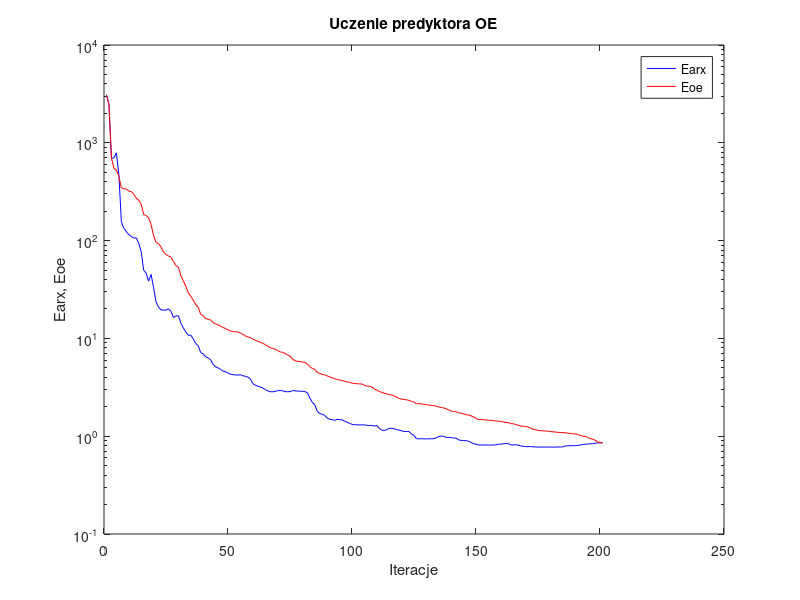
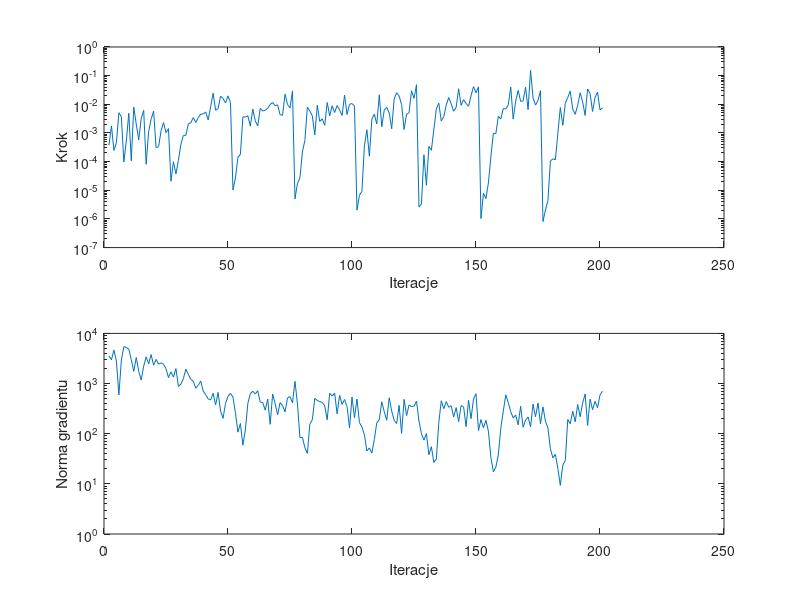

These figures' MATLAB source, in order:
%uczenie predyktora oe
clear all;
n=0; farx(n+1)=3.103170e+003; foe(n+1)=3.051843e+003; wspucz(n+1)=0.000000e+000; ng(n+1)=0.000000e+000;
%odnowa zmiennej metryki
n=1; farx(n+1)=2.467510e+003; foe(n+1)=2.458915e+003; krok(n+1)=3.726079e-004; ng(n+1)=3.543412e+003;
n=2; farx(n+1)=6.937084e+002; foe(n+1)=6.974767e+002; krok(n+1)=1.772228e-003; ng(n+1)=2.961965e+003;
n=3; farx(n+1)=6.988062e+002; foe(n+1)=5.466168e+002; krok(n+1)=2.456358e-004; ng(n+1)=4.645785e+003;
n=4; farx(n+1)=7.903551e+002; foe(n+1)=5.254044e+002; krok(n+1)=4.571640e-004; ng(n+1)=2.818136e+003;
n=5; farx(n+1)=4.715371e+002; foe(n+1)=4.523302e+002; krok(n+1)=5.095665e-003; ng(n+1)=5.932817e+002;
n=6; farx(n+1)=1.559159e+002; foe(n+1)=3.466517e+002; krok(n+1)=3.657312e-003; ng(n+1)=2.928115e+003;
n=7; farx(n+1)=1.334652e+002; foe(n+1)=3.391410e+002; krok(n+1)=9.675577e-005; ng(n+1)=5.440411e+003;
n=8; farx(n+1)=1.240967e+002; foe(n+1)=3.367695e+002; krok(n+1)=5.324041e-004; ng(n+1)=5.242015e+003;
n=9; farx(n+1)=1.150300e+002; foe(n+1)=3.207215e+002; krok(n+1)=4.853566e-003; ng(n+1)=4.847108e+003;
n=10; farx(n+1)=1.101909e+002; foe(n+1)=3.163274e+002; krok(n+1)=1.075741e-004; ng(n+1)=2.999546e+003;
n=11; farx(n+1)=1.062819e+002; foe(n+1)=2.984984e+002; krok(n+1)=8.003391e-003; ng(n+1)=1.747056e+003;
n=12; farx(n+1)=1.064380e+002; foe(n+1)=2.716806e+002; krok(n+1)=2.032216e-003; ng(n+1)=3.302123e+003;
n=13; farx(n+1)=9.409769e+001; foe(n+1)=2.576060e+002; krok(n+1)=5.756803e-004; ng(n+1)=1.745733e+003;
n=14; farx(n+1)=7.686842e+001; foe(n+1)=2.353483e+002; krok(n+1)=3.212655e-003; ng(n+1)=1.178274e+003;
n=15; farx(n+1)=4.972439e+001; foe(n+1)=1.850991e+002; krok(n+1)=6.192369e-003; ng(n+1)=2.216308e+003;
n=16; farx(n+1)=4.651775e+001; foe(n+1)=1.805958e+002; krok(n+1)=8.074766e-005; ng(n+1)=3.411864e+003;
n=17; farx(n+1)=3.846752e+001; foe(n+1)=1.702038e+002; krok(n+1)=1.118324e-003; ng(n+1)=2.473146e+003;
n=18; farx(n+1)=4.499438e+001; foe(n+1)=1.460063e+002; krok(n+1)=3.023969e-003; ng(n+1)=3.786744e+003;
n=19; farx(n+1)=3.292986e+001; foe(n+1)=1.118091e+002; krok(n+1)=5.767896e-003; ng(n+1)=2.321612e+003;
n=20; farx(n+1)=2.357449e+001; foe(n+1)=9.551404e+001; krok(n+1)=3.100350e-004; ng(n+1)=3.029299e+003;
n=21; farx(n+1)=2.084933e+001; foe(n+1)=9.309182e+001; krok(n+1)=3.309440e-004; ng(n+1)=2.435219e+003;
n=22; farx(n+1)=1.954293e+001; foe(n+1)=8.589429e+001; krok(n+1)=1.173246e-003; ng(n+1)=2.584032e+003;
n=23; farx(n+1)=1.949192e+001; foe(n+1)=7.650593e+001; krok(n+1)=2.293768e-003; ng(n+1)=2.427545e+003;
n=24; farx(n+1)=1.944906e+001; foe(n+1)=7.234531e+001; krok(n+1)=1.020148e-003; ng(n+1)=1.981452e+003;
n=25; farx(n+1)=2.004740e+001; foe(n+1)=6.953982e+001; krok(n+1)=1.413750e-003; ng(n+1)=1.314554e+003;
%odnowa zmiennej metryki
n=26; farx(n+1)=1.891824e+001; foe(n+1)=6.771349e+001; krok(n+1)=2.058283e-005; ng(n+1)=1.708738e+003;
n=27; farx(n+1)=1.637622e+001; foe(n+1)=6.128034e+001; krok(n+1)=9.921626e-005; ng(n+1)=1.346026e+003;
n=28; farx(n+1)=1.698314e+001; foe(n+1)=5.535919e+001; krok(n+1)=3.713321e-005; ng(n+1)=1.985279e+003;
n=29; farx(n+1)=1.705652e+001; foe(n+1)=5.374058e+001; krok(n+1)=1.107642e-004; ng(n+1)=8.787478e+002;
n=30; farx(n+1)=1.430287e+001; foe(n+1)=4.381300e+001; krok(n+1)=4.000568e-004; ng(n+1)=9.727960e+002;
n=31; farx(n+1)=1.279216e+001; foe(n+1)=3.875265e+001; krok(n+1)=8.216032e-004; ng(n+1)=1.253666e+003;
n=32; farx(n+1)=1.165371e+001; foe(n+1)=3.413636e+001; krok(n+1)=8.259539e-004; ng(n+1)=1.928111e+003;
n=33; farx(n+1)=1.075785e+001; foe(n+1)=2.916573e+001; krok(n+1)=2.075244e-003; ng(n+1)=1.518924e+003;
n=34; farx(n+1)=1.080801e+001; foe(n+1)=2.701492e+001; krok(n+1)=2.275225e-003; ng(n+1)=1.208919e+003;
n=35; farx(n+1)=9.876560e+000; foe(n+1)=2.452938e+001; krok(n+1)=3.446556e-003; ng(n+1)=1.115614e+003;
n=36; farx(n+1)=8.854037e+000; foe(n+1)=2.212384e+001; krok(n+1)=2.322389e-003; ng(n+1)=8.096954e+002;
n=37; farx(n+1)=8.382298e+000; foe(n+1)=2.078716e+001; krok(n+1)=3.411474e-003; ng(n+1)=9.252641e+002;
n=38; farx(n+1)=7.152781e+000; foe(n+1)=1.757662e+001; krok(n+1)=4.546520e-003; ng(n+1)=1.121005e+003;
n=39; farx(n+1)=6.952307e+000; foe(n+1)=1.705979e+001; krok(n+1)=4.587536e-003; ng(n+1)=7.063323e+002;
n=40; farx(n+1)=6.478207e+000; foe(n+1)=1.589947e+001; krok(n+1)=5.414124e-003; ng(n+1)=6.010944e+002;
n=41; farx(n+1)=6.320523e+000; foe(n+1)=1.572258e+001; krok(n+1)=2.847449e-003; ng(n+1)=4.966107e+002;
n=42; farx(n+1)=6.019108e+000; foe(n+1)=1.539471e+001; krok(n+1)=8.166461e-003; ng(n+1)=4.698892e+002;
n=43; farx(n+1)=5.432711e+000; foe(n+1)=1.455037e+001; krok(n+1)=2.452306e-002; ng(n+1)=6.397669e+002;
n=44; farx(n+1)=5.132009e+000; foe(n+1)=1.405225e+001; krok(n+1)=6.192369e-003; ng(n+1)=3.747568e+002;
n=45; farx(n+1)=4.990000e+000; foe(n+1)=1.377063e+001; krok(n+1)=7.088910e-003; ng(n+1)=6.662878e+002;
n=46; farx(n+1)=4.819447e+000; foe(n+1)=1.333518e+001; krok(n+1)=1.916385e-002; ng(n+1)=2.826259e+002;
n=47; farx(n+1)=4.629930e+000; foe(n+1)=1.292982e+001; krok(n+1)=1.596372e-002; ng(n+1)=2.016344e+002;
n=48; farx(n+1)=4.564835e+000; foe(n+1)=1.262184e+001; krok(n+1)=1.111520e-002; ng(n+1)=4.037155e+002;
n=49; farx(n+1)=4.421027e+000; foe(n+1)=1.222353e+001; krok(n+1)=1.963396e-002; ng(n+1)=5.568272e+002;
n=50; farx(n+1)=4.304084e+000; foe(n+1)=1.191627e+001; krok(n+1)=1.165911e-002; ng(n+1)=6.369222e+002;
%odnowa zmiennej metryki
n=51; farx(n+1)=4.259676e+000; foe(n+1)=1.175659e+001; krok(n+1)=1.023758e-005; ng(n+1)=5.349977e+002;
n=52; farx(n+1)=4.234678e+000; foe(n+1)=1.169555e+001; krok(n+1)=2.663711e-005; ng(n+1)=2.620253e+002;
n=53; farx(n+1)=4.214568e+000; foe(n+1)=1.164093e+001; krok(n+1)=1.426144e-004; ng(n+1)=1.074541e+002;
n=54; farx(n+1)=4.254015e+000; foe(n+1)=1.132869e+001; krok(n+1)=1.775310e-004; ng(n+1)=1.597089e+002;
n=55; farx(n+1)=4.149375e+000; foe(n+1)=1.099176e+001; krok(n+1)=3.625910e-003; ng(n+1)=5.900335e+001;
n=56; farx(n+1)=4.101875e+000; foe(n+1)=1.061568e+001; krok(n+1)=3.595838e-003; ng(n+1)=1.192165e+002;
n=57; farx(n+1)=4.015598e+000; foe(n+1)=1.033076e+001; krok(n+1)=3.965892e-003; ng(n+1)=4.004244e+002;
n=58; farx(n+1)=3.855612e+000; foe(n+1)=1.021910e+001; krok(n+1)=1.728033e-003; ng(n+1)=6.282129e+002;
n=59; farx(n+1)=3.455548e+000; foe(n+1)=9.838367e+000; krok(n+1)=6.802533e-003; ng(n+1)=7.017208e+002;
n=60; farx(n+1)=3.325761e+000; foe(n+1)=9.546971e+000; krok(n+1)=2.647020e-003; ng(n+1)=6.181718e+002;
n=61; farx(n+1)=3.244315e+000; foe(n+1)=9.380688e+000; krok(n+1)=1.749592e-003; ng(n+1)=7.232839e+002;
n=62; farx(n+1)=3.190514e+000; foe(n+1)=9.103408e+000; krok(n+1)=7.172266e-003; ng(n+1)=4.255514e+002;
n=63; farx(n+1)=3.111788e+000; foe(n+1)=8.931262e+000; krok(n+1)=5.852382e-003; ng(n+1)=4.199853e+002;
n=64; farx(n+1)=2.996389e+000; foe(n+1)=8.627831e+000; krok(n+1)=6.192369e-003; ng(n+1)=2.946702e+002;
n=65; farx(n+1)=2.909230e+000; foe(n+1)=8.319997e+000; krok(n+1)=7.251821e-003; ng(n+1)=4.903053e+002;
n=66; farx(n+1)=2.852010e+000; foe(n+1)=8.063552e+000; krok(n+1)=9.824309e-003; ng(n+1)=1.538961e+002;
n=67; farx(n+1)=2.840930e+000; foe(n+1)=7.887304e+000; krok(n+1)=1.153579e-002; ng(n+1)=6.191823e+002;
n=68; farx(n+1)=2.873529e+000; foe(n+1)=7.779637e+000; krok(n+1)=8.899418e-003; ng(n+1)=3.965390e+002;
n=69; farx(n+1)=2.917742e+000; foe(n+1)=7.526869e+000; krok(n+1)=9.590335e-003; ng(n+1)=2.384457e+002;
n=70; farx(n+1)=2.930518e+000; foe(n+1)=7.268758e+000; krok(n+1)=4.336062e-003; ng(n+1)=4.176179e+002;
n=71; farx(n+1)=2.919466e+000; foe(n+1)=7.216646e+000; krok(n+1)=4.126268e-003; ng(n+1)=3.623222e+002;
n=72; farx(n+1)=2.851456e+000; foe(n+1)=7.034896e+000; krok(n+1)=2.261999e-002; ng(n+1)=2.729690e+002;
n=73; farx(n+1)=2.850753e+000; foe(n+1)=6.757283e+000; krok(n+1)=9.859841e-003; ng(n+1)=5.158151e+002;
n=74; farx(n+1)=2.853227e+000; foe(n+1)=6.601646e+000; krok(n+1)=7.385876e-003; ng(n+1)=5.488410e+002;
n=75; farx(n+1)=2.927350e+000; foe(n+1)=6.160711e+000; krok(n+1)=2.941687e-002; ng(n+1)=4.124207e+002;
%odnowa zmiennej metryki
n=76; farx(n+1)=2.910578e+000; foe(n+1)=5.922497e+000; krok(n+1)=5.013524e-006; ng(n+1)=1.108416e+003;
n=77; farx(n+1)=2.892063e+000; foe(n+1)=5.807460e+000; krok(n+1)=1.709205e-005; ng(n+1)=3.956678e+002;
n=78; farx(n+1)=2.889513e+000; foe(n+1)=5.801638e+000; krok(n+1)=2.703468e-005; ng(n+1)=8.347222e+001;
n=79; farx(n+1)=2.877743e+000; foe(n+1)=5.723058e+000; krok(n+1)=2.171131e-004; ng(n+1)=8.527380e+001;
n=80; farx(n+1)=2.858801e+000; foe(n+1)=5.677950e+000; krok(n+1)=5.465324e-004; ng(n+1)=5.234182e+001;
n=81; farx(n+1)=2.782231e+000; foe(n+1)=5.464714e+000; krok(n+1)=7.981858e-003; ng(n+1)=4.050812e+001;
n=82; farx(n+1)=2.459284e+000; foe(n+1)=5.150035e+000; krok(n+1)=5.770731e-003; ng(n+1)=1.567377e+002;
n=83; farx(n+1)=2.215426e+000; foe(n+1)=4.931378e+000; krok(n+1)=3.941672e-003; ng(n+1)=1.900888e+002;
n=84; farx(n+1)=2.098722e+000; foe(n+1)=4.822698e+000; krok(n+1)=8.540178e-004; ng(n+1)=5.065148e+002;
n=85; farx(n+1)=1.794629e+000; foe(n+1)=4.496668e+000; krok(n+1)=9.307204e-003; ng(n+1)=4.607825e+002;
n=86; farx(n+1)=1.705361e+000; foe(n+1)=4.375436e+000; krok(n+1)=2.513970e-003; ng(n+1)=4.362494e+002;
n=87; farx(n+1)=1.673196e+000; foe(n+1)=4.279638e+000; krok(n+1)=3.113587e-003; ng(n+1)=4.202146e+002;
n=88; farx(n+1)=1.631051e+000; foe(n+1)=4.240879e+000; krok(n+1)=1.846469e-003; ng(n+1)=3.590644e+002;
n=89; farx(n+1)=1.534663e+000; foe(n+1)=4.129974e+000; krok(n+1)=1.153579e-002; ng(n+1)=1.893009e+002;
n=90; farx(n+1)=1.485690e+000; foe(n+1)=4.052895e+000; krok(n+1)=3.966104e-003; ng(n+1)=6.399428e+002;
n=91; farx(n+1)=1.476802e+000; foe(n+1)=3.952113e+000; krok(n+1)=8.899418e-003; ng(n+1)=5.645989e+002;
n=92; farx(n+1)=1.452180e+000; foe(n+1)=3.880377e+000; krok(n+1)=5.172508e-003; ng(n+1)=6.432459e+002;
n=93; farx(n+1)=1.487763e+000; foe(n+1)=3.804408e+000; krok(n+1)=9.041785e-003; ng(n+1)=2.494478e+002;
n=94; farx(n+1)=1.476681e+000; foe(n+1)=3.748692e+000; krok(n+1)=6.374691e-003; ng(n+1)=5.836316e+002;
n=95; farx(n+1)=1.472274e+000; foe(n+1)=3.713971e+000; krok(n+1)=4.080593e-003; ng(n+1)=3.828971e+002;
n=96; farx(n+1)=1.422287e+000; foe(n+1)=3.645239e+000; krok(n+1)=2.097129e-002; ng(n+1)=4.812405e+002;
n=97; farx(n+1)=1.393506e+000; foe(n+1)=3.596289e+000; krok(n+1)=4.403244e-003; ng(n+1)=3.490957e+002;
n=98; farx(n+1)=1.354054e+000; foe(n+1)=3.546204e+000; krok(n+1)=1.000726e-002; ng(n+1)=1.308706e+002;
n=99; farx(n+1)=1.322345e+000; foe(n+1)=3.494396e+000; krok(n+1)=1.063635e-002; ng(n+1)=5.390756e+002;
n=100; farx(n+1)=1.309732e+000; foe(n+1)=3.459185e+000; krok(n+1)=8.580693e-003; ng(n+1)=2.086594e+002;
%odnowa zmiennej metryki
n=101; farx(n+1)=1.308033e+000; foe(n+1)=3.437357e+000; krok(n+1)=2.026605e-006; ng(n+1)=4.895096e+002;
n=102; farx(n+1)=1.305846e+000; foe(n+1)=3.426031e+000; krok(n+1)=6.733170e-006; ng(n+1)=1.666075e+002;
n=103; farx(n+1)=1.305166e+000; foe(n+1)=3.419579e+000; krok(n+1)=9.215371e-006; ng(n+1)=1.361666e+002;
n=104; farx(n+1)=1.306707e+000; foe(n+1)=3.306009e+000; krok(n+1)=3.523348e-004; ng(n+1)=9.528771e+001;
n=105; farx(n+1)=1.291469e+000; foe(n+1)=3.254090e+000; krok(n+1)=1.296700e-003; ng(n+1)=4.522400e+001;
n=106; farx(n+1)=1.288853e+000; foe(n+1)=3.244703e+000; krok(n+1)=1.542478e-004; ng(n+1)=5.208644e+001;
n=107; farx(n+1)=1.291991e+000; foe(n+1)=3.191076e+000; krok(n+1)=3.021288e-003; ng(n+1)=4.099754e+001;
n=108; farx(n+1)=1.268317e+000; foe(n+1)=3.038774e+000; krok(n+1)=4.520892e-003; ng(n+1)=7.656633e+001;
n=109; farx(n+1)=1.286253e+000; foe(n+1)=2.962918e+000; krok(n+1)=2.059282e-003; ng(n+1)=1.661269e+002;
n=110; farx(n+1)=1.200453e+000; foe(n+1)=2.863591e+000; krok(n+1)=2.142359e-002; ng(n+1)=1.897514e+002;
n=111; farx(n+1)=1.153883e+000; foe(n+1)=2.809360e+000; krok(n+1)=1.651908e-003; ng(n+1)=4.326981e+002;
n=112; farx(n+1)=1.143155e+000; foe(n+1)=2.750584e+000; krok(n+1)=6.256921e-003; ng(n+1)=2.755236e+002;
n=113; farx(n+1)=1.169024e+000; foe(n+1)=2.715503e+000; krok(n+1)=7.780842e-003; ng(n+1)=1.853546e+002;
n=114; farx(n+1)=1.201782e+000; foe(n+1)=2.653775e+000; krok(n+1)=5.027940e-003; ng(n+1)=5.210544e+002;
n=115; farx(n+1)=1.205152e+000; foe(n+1)=2.643985e+000; krok(n+1)=1.389400e-003; ng(n+1)=2.825562e+002;
n=116; farx(n+1)=1.192799e+000; foe(n+1)=2.580749e+000; krok(n+1)=1.540867e-002; ng(n+1)=1.847563e+002;
n=117; farx(n+1)=1.167966e+000; foe(n+1)=2.514301e+000; krok(n+1)=2.539936e-002; ng(n+1)=1.591224e+002;
n=118; farx(n+1)=1.154902e+000; foe(n+1)=2.431756e+000; krok(n+1)=1.952078e-002; ng(n+1)=3.683001e+002;
n=119; farx(n+1)=1.134504e+000; foe(n+1)=2.394342e+000; krok(n+1)=9.871862e-003; ng(n+1)=1.011047e+002;
n=120; farx(n+1)=1.117775e+000; foe(n+1)=2.375832e+000; krok(n+1)=1.324250e-003; ng(n+1)=4.844337e+002;
n=121; farx(n+1)=1.116225e+000; foe(n+1)=2.355903e+000; krok(n+1)=4.515039e-003; ng(n+1)=2.296936e+002;
n=122; farx(n+1)=1.116190e+000; foe(n+1)=2.323796e+000; krok(n+1)=5.060913e-003; ng(n+1)=3.726641e+002;
n=123; farx(n+1)=1.047936e+000; foe(n+1)=2.266697e+000; krok(n+1)=2.972664e-002; ng(n+1)=3.462112e+002;
n=124; farx(n+1)=1.020949e+000; foe(n+1)=2.239563e+000; krok(n+1)=1.604627e-002; ng(n+1)=3.549493e+002;
n=125; farx(n+1)=9.417633e-001; foe(n+1)=2.151166e+000; krok(n+1)=4.842911e-002; ng(n+1)=4.466864e+002;
%odnowa zmiennej metryki
n=126; farx(n+1)=9.416390e-001; foe(n+1)=2.148234e+000; krok(n+1)=2.612004e-006; ng(n+1)=1.797385e+002;
n=127; farx(n+1)=9.416916e-001; foe(n+1)=2.146905e+000; krok(n+1)=3.323139e-006; ng(n+1)=9.946701e+001;
n=128; farx(n+1)=9.392018e-001; foe(n+1)=2.108267e+000; krok(n+1)=1.736749e-004; ng(n+1)=7.456898e+001;
n=129; farx(n+1)=9.395985e-001; foe(n+1)=2.101190e+000; krok(n+1)=1.497616e-005; ng(n+1)=1.002546e+002;
n=130; farx(n+1)=9.394482e-001; foe(n+1)=2.085055e+000; krok(n+1)=3.395966e-004; ng(n+1)=3.814238e+001;
n=131; farx(n+1)=9.421414e-001; foe(n+1)=2.062902e+000; krok(n+1)=2.493753e-004; ng(n+1)=5.512758e+001;
n=132; farx(n+1)=9.423053e-001; foe(n+1)=2.052190e+000; krok(n+1)=1.291963e-003; ng(n+1)=2.676810e+001;
n=133; farx(n+1)=9.662675e-001; foe(n+1)=2.029383e+000; krok(n+1)=6.893113e-003; ng(n+1)=3.102692e+001;
n=134; farx(n+1)=9.895240e-001; foe(n+1)=1.992736e+000; krok(n+1)=1.095618e-002; ng(n+1)=1.676014e+002;
n=135; farx(n+1)=1.005734e+000; foe(n+1)=1.957828e+000; krok(n+1)=2.595225e-003; ng(n+1)=4.541501e+002;
n=136; farx(n+1)=9.974297e-001; foe(n+1)=1.950408e+000; krok(n+1)=3.709130e-003; ng(n+1)=3.161281e+002;
n=137; farx(n+1)=9.701189e-001; foe(n+1)=1.905124e+000; krok(n+1)=9.358895e-003; ng(n+1)=4.358792e+002;
n=138; farx(n+1)=9.751294e-001; foe(n+1)=1.862813e+000; krok(n+1)=1.729712e-002; ng(n+1)=3.369545e+002;
n=139; farx(n+1)=9.658833e-001; foe(n+1)=1.804529e+000; krok(n+1)=1.025657e-002; ng(n+1)=3.607408e+002;
n=140; farx(n+1)=9.587484e-001; foe(n+1)=1.785179e+000; krok(n+1)=5.711090e-003; ng(n+1)=2.159888e+002;
n=141; farx(n+1)=9.554175e-001; foe(n+1)=1.777782e+000; krok(n+1)=7.860345e-003; ng(n+1)=3.316221e+002;
n=142; farx(n+1)=9.167104e-001; foe(n+1)=1.737932e+000; krok(n+1)=3.500452e-002; ng(n+1)=1.742988e+002;
n=143; farx(n+1)=9.066578e-001; foe(n+1)=1.722714e+000; krok(n+1)=9.213222e-003; ng(n+1)=3.641215e+002;
n=144; farx(n+1)=9.015864e-001; foe(n+1)=1.690855e+000; krok(n+1)=1.448480e-002; ng(n+1)=3.427724e+002;
n=145; farx(n+1)=8.998179e-001; foe(n+1)=1.661469e+000; krok(n+1)=1.071180e-002; ng(n+1)=1.380759e+002;
n=146; farx(n+1)=8.903458e-001; foe(n+1)=1.643708e+000; krok(n+1)=8.565378e-003; ng(n+1)=4.648617e+002;
n=147; farx(n+1)=8.621926e-001; foe(n+1)=1.614171e+000; krok(n+1)=2.000182e-002; ng(n+1)=1.996870e+002;
n=148; farx(n+1)=8.376207e-001; foe(n+1)=1.581243e+000; krok(n+1)=4.134280e-002; ng(n+1)=4.904421e+002;
n=149; farx(n+1)=8.273792e-001; foe(n+1)=1.514935e+000; krok(n+1)=2.527804e-002; ng(n+1)=6.284087e+002;
n=150; farx(n+1)=8.134187e-001; foe(n+1)=1.482514e+000; krok(n+1)=4.050274e-002; ng(n+1)=1.156887e+002;
%odnowa zmiennej metryki
n=151; farx(n+1)=8.134037e-001; foe(n+1)=1.480719e+000; krok(n+1)=1.028644e-006; ng(n+1)=1.915919e+002;
n=152; farx(n+1)=8.133681e-001; foe(n+1)=1.474703e+000; krok(n+1)=7.895680e-006; ng(n+1)=1.307012e+002;
n=153; farx(n+1)=8.128573e-001; foe(n+1)=1.467423e+000; krok(n+1)=5.145796e-006; ng(n+1)=1.851264e+002;
n=154; farx(n+1)=8.118773e-001; foe(n+1)=1.457793e+000; krok(n+1)=1.804864e-005; ng(n+1)=1.126411e+002;
n=155; farx(n+1)=8.114581e-001; foe(n+1)=1.451984e+000; krok(n+1)=1.477953e-004; ng(n+1)=3.355956e+001;
n=156; farx(n+1)=8.131357e-001; foe(n+1)=1.440816e+000; krok(n+1)=9.761580e-004; ng(n+1)=1.741516e+001;
n=157; farx(n+1)=8.165162e-001; foe(n+1)=1.434684e+000; krok(n+1)=9.349870e-004; ng(n+1)=2.154682e+001;
n=158; farx(n+1)=8.266179e-001; foe(n+1)=1.424685e+000; krok(n+1)=3.830473e-003; ng(n+1)=3.780739e+001;
n=159; farx(n+1)=8.285390e-001; foe(n+1)=1.416929e+000; krok(n+1)=3.065383e-003; ng(n+1)=1.284002e+002;
n=160; farx(n+1)=8.378794e-001; foe(n+1)=1.399719e+000; krok(n+1)=7.088910e-003; ng(n+1)=2.804966e+002;
n=161; farx(n+1)=8.402094e-001; foe(n+1)=1.381979e+000; krok(n+1)=6.893113e-003; ng(n+1)=5.968936e+002;
n=162; farx(n+1)=8.404125e-001; foe(n+1)=1.376844e+000; krok(n+1)=9.344559e-003; ng(n+1)=4.168344e+002;
n=163; farx(n+1)=8.142036e-001; foe(n+1)=1.344128e+000; krok(n+1)=4.028924e-002; ng(n+1)=2.749106e+002;
n=164; farx(n+1)=8.148293e-001; foe(n+1)=1.341330e+000; krok(n+1)=3.026819e-003; ng(n+1)=2.073680e+002;
n=165; farx(n+1)=8.170027e-001; foe(n+1)=1.317368e+000; krok(n+1)=1.285709e-002; ng(n+1)=2.356694e+002;
n=166; farx(n+1)=8.122463e-001; foe(n+1)=1.295587e+000; krok(n+1)=3.052860e-002; ng(n+1)=1.504991e+002;
n=167; farx(n+1)=7.957786e-001; foe(n+1)=1.274848e+000; krok(n+1)=1.269968e-002; ng(n+1)=3.525098e+002;
n=168; farx(n+1)=7.886563e-001; foe(n+1)=1.266476e+000; krok(n+1)=1.321526e-002; ng(n+1)=1.345120e+002;
n=169; farx(n+1)=7.825631e-001; foe(n+1)=1.253125e+000; krok(n+1)=3.920662e-002; ng(n+1)=1.867813e+002;
n=170; farx(n+1)=7.822074e-001; foe(n+1)=1.246862e+000; krok(n+1)=6.480489e-003; ng(n+1)=2.153928e+002;
n=171; farx(n+1)=7.835408e-001; foe(n+1)=1.208637e+000; krok(n+1)=1.528851e-001; ng(n+1)=1.374333e+002;
n=172; farx(n+1)=7.792767e-001; foe(n+1)=1.179761e+000; krok(n+1)=1.680696e-002; ng(n+1)=3.885512e+002;
n=173; farx(n+1)=7.763918e-001; foe(n+1)=1.167050e+000; krok(n+1)=9.367765e-003; ng(n+1)=2.172818e+002;
n=174; farx(n+1)=7.737961e-001; foe(n+1)=1.145758e+000; krok(n+1)=1.363659e-002; ng(n+1)=4.093999e+002;
n=175; farx(n+1)=7.750037e-001; foe(n+1)=1.138921e+000; krok(n+1)=2.991958e-002; ng(n+1)=1.567651e+002;
%odnowa zmiennej metryki
n=176; farx(n+1)=7.749334e-001; foe(n+1)=1.134516e+000; krok(n+1)=8.096016e-007; ng(n+1)=3.431072e+002;
n=177; farx(n+1)=7.748169e-001; foe(n+1)=1.130505e+000; krok(n+1)=2.045629e-006; ng(n+1)=1.772670e+002;
n=178; farx(n+1)=7.747947e-001; foe(n+1)=1.126791e+000; krok(n+1)=4.359474e-006; ng(n+1)=1.300997e+002;
n=179; farx(n+1)=7.735089e-001; foe(n+1)=1.114935e+000; krok(n+1)=1.046887e-004; ng(n+1)=5.003725e+001;
n=180; farx(n+1)=7.736295e-001; foe(n+1)=1.109512e+000; krok(n+1)=1.254535e-004; ng(n+1)=3.297014e+001;
n=181; farx(n+1)=7.737480e-001; foe(n+1)=1.102401e+000; krok(n+1)=1.154043e-004; ng(n+1)=3.888997e+001;
n=182; farx(n+1)=7.750892e-001; foe(n+1)=1.095338e+000; krok(n+1)=9.540187e-004; ng(n+1)=2.042152e+001;
n=183; farx(n+1)=7.767793e-001; foe(n+1)=1.091337e+000; krok(n+1)=7.671715e-003; ng(n+1)=9.336166e+000;
n=184; farx(n+1)=7.774867e-001; foe(n+1)=1.089895e+000; krok(n+1)=1.846469e-003; ng(n+1)=2.359045e+001;
n=185; farx(n+1)=7.943046e-001; foe(n+1)=1.082229e+000; krok(n+1)=1.082825e-002; ng(n+1)=2.896527e+001;
n=186; farx(n+1)=7.991304e-001; foe(n+1)=1.076075e+000; krok(n+1)=1.725161e-002; ng(n+1)=1.923427e+002;
n=187; farx(n+1)=7.988398e-001; foe(n+1)=1.065707e+000; krok(n+1)=2.876670e-002; ng(n+1)=1.584082e+002;
n=188; farx(n+1)=7.999255e-001; foe(n+1)=1.059552e+000; krok(n+1)=6.802533e-003; ng(n+1)=2.814232e+002;
n=189; farx(n+1)=8.016994e-001; foe(n+1)=1.053170e+000; krok(n+1)=4.474093e-003; ng(n+1)=1.723718e+002;
n=190; farx(n+1)=8.046251e-001; foe(n+1)=1.041252e+000; krok(n+1)=9.251671e-003; ng(n+1)=3.818466e+002;
n=191; farx(n+1)=8.112793e-001; foe(n+1)=1.024078e+000; krok(n+1)=2.521242e-002; ng(n+1)=2.174481e+002;
n=192; farx(n+1)=8.228876e-001; foe(n+1)=1.001343e+000; krok(n+1)=1.196445e-002; ng(n+1)=4.066408e+002;
n=193; farx(n+1)=8.272151e-001; foe(n+1)=9.936566e-001; krok(n+1)=4.083230e-003; ng(n+1)=6.209834e+002;
n=194; farx(n+1)=8.315030e-001; foe(n+1)=9.747063e-001; krok(n+1)=3.432277e-002; ng(n+1)=1.460640e+002;
n=195; farx(n+1)=8.365163e-001; foe(n+1)=9.458548e-001; krok(n+1)=2.392360e-002; ng(n+1)=4.895470e+002;
n=196; farx(n+1)=8.385716e-001; foe(n+1)=9.336621e-001; krok(n+1)=5.636318e-003; ng(n+1)=3.012656e+002;
n=197; farx(n+1)=8.466799e-001; foe(n+1)=9.109430e-001; krok(n+1)=1.725161e-002; ng(n+1)=4.418493e+002;
n=198; farx(n+1)=8.531846e-001; foe(n+1)=8.735791e-001; krok(n+1)=2.680031e-002; ng(n+1)=3.300436e+002;
n=199; farx(n+1)=8.563151e-001; foe(n+1)=8.634410e-001; krok(n+1)=6.428545e-003; ng(n+1)=5.906668e+002;
n=200; farx(n+1)=8.612594e-001; foe(n+1)=8.465555e-001; krok(n+1)=7.479896e-003; ng(n+1)=7.053351e+002;

figure; semilogy(farx,'b'); hold on; semilogy(foe,'r'); xlabel('Iteracje'); ylabel('Earx, Eoe'); legend('Earx','Eoe'); title('Uczenie predyktora OE');
figure; subplot(2,1,1); semilogy(krok); xlabel('Iteracje'); ylabel('Krok');
subplot(2,1,2); semilogy(ng); xlabel('Iteracje'); ylabel('Norma gradientu');
Earx=farx(n+1)
Eoe=foe(n+1)
